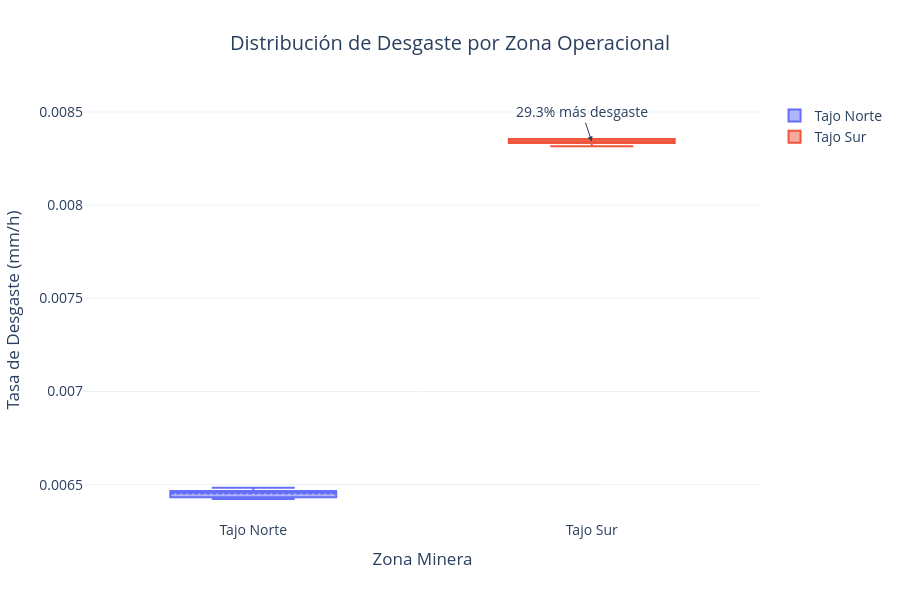

Source (notebook cell):
### Markdown cell above
## 4. Visualización Exploratoria

Se desarrollarán visualizaciones comparativas para analizar:

- diferencias de desgaste,
- dispersión operacional,
- y comportamiento financiero entre tajos.

Las gráficas permitirán interpretar visualmente el impacto geomecánico.

### Code cell
import plotly.graph_objects as go

# DATOS

norte = df_estudio[df_estudio["Tajo_Asignado"].str.contains("Norte", case=False)]["Tasa_Desgaste_mm_h"]
sur = df_estudio[df_estudio["Tajo_Asignado"].str.contains("Sur", case=False)]["Tasa_Desgaste_mm_h"]

# DIFERENCIA %

incremento = ((sur.mean() - norte.mean())/norte.mean()) * 100

# BOXPLOT SIMPLE Y EJECUTIVO

fig = go.Figure()

# Tajo Norte
fig.add_trace(
    go.Box(
        y=norte,
        name="Tajo Norte",
        boxmean=True
    )
)

# Tajo Sur
fig.add_trace(
    go.Box(
        y=sur,
        name="Tajo Sur",
        boxmean=True
    )
)

# DISEÑO

fig.update_layout(
    title="Distribución de Desgaste por Zona Operacional",
    title_x=0.5,
    xaxis_title="Zona Minera",
    yaxis_title="Tasa de Desgaste (mm/h)",
    template="plotly_white",
    height=600,
    width=900,
    font=dict(size=14)
)

# ANOTACIÓN

fig.add_annotation(x="Tajo Sur",y=sur.mean(),text=f"{incremento:.1f}% más desgaste",showarrow=True,arrowhead=2)

# MOSTRAR
fig.show()

### Figure 1 — Plotly figure (JSON) as saved in the notebook; plotly's stock layout.template omitted (floating-point values rounded to 4 significant figures)
{"data": [{"boxmean": true, "name": "Tajo Norte", "type": "box", "y": [0.006457, 0.00646, 0.006423, 0.006435, 0.006483]}, {"boxmean": true, "name": "Tajo Sur", "type": "box", "y": [0.008356, 0.008316, 0.008343, 0.008355, 0.008339]}], "layout": {"annotations": [{"arrowhead": 2, "showarrow": true, "text": "29.3% más desgaste", "x": "Tajo Sur", "y": 0.008342}], "font": {"size": 14}, "height": 600, "title": {"text": "Distribución de Desgaste por Zona Operacional", "x": 0.5}, "width": 900, "xaxis": {"title": {"text": "Zona Minera"}}, "yaxis": {"title": {"text": "Tasa de Desgaste (mm/h)"}}}}
